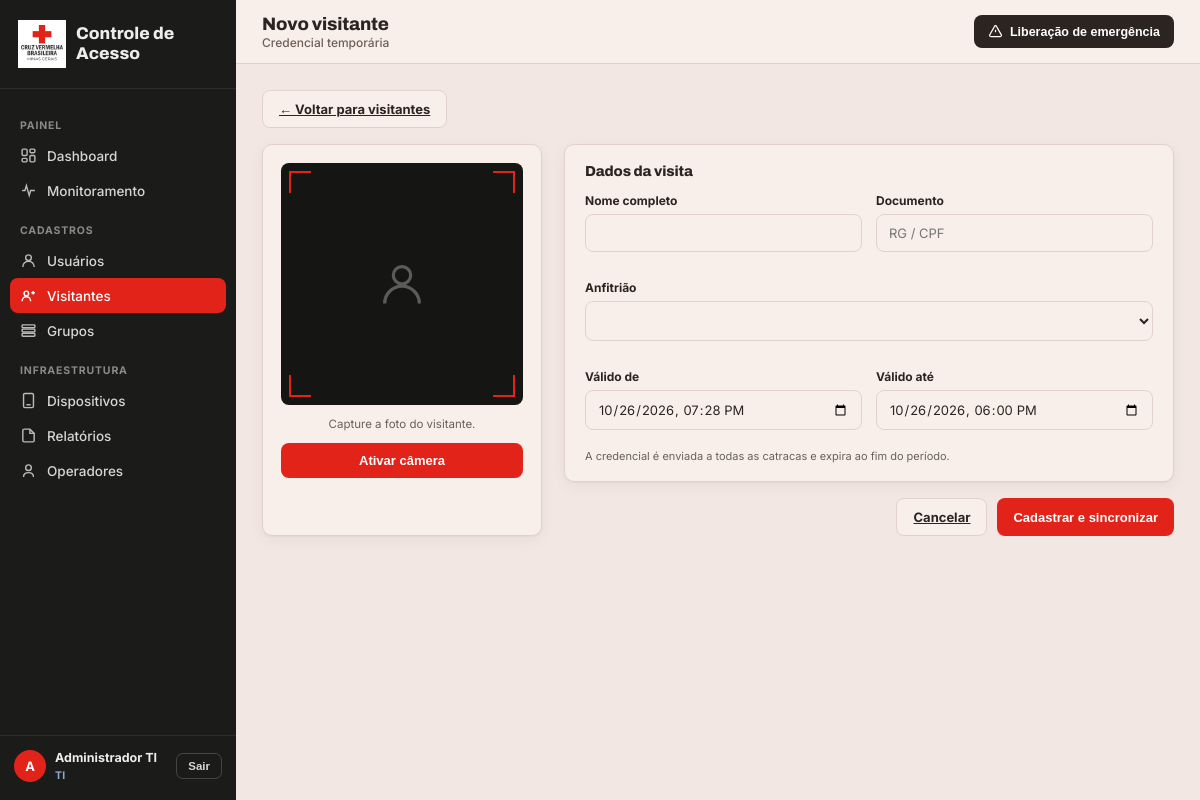
The app's page /visitantes/novo (signed in) with its own data.
### models.py (models this page shows, shortened)
class Operador(db.Model):
    __tablename__ = "operadores"
    id = db.Column(db.Integer, primary_key=True)
    login = db.Column(db.String(60), unique=True, nullable=False)
    nome = db.Column(db.String(120), nullable=False)
    perfil = db.Column(db.String(20), nullable=False, default="portaria")
    senha_hash = db.Column(db.String(255), nullable=False)
    ativo = db.Column(db.Boolean, nullable=False, default=True)
    trocar_senha = db.Column(db.Boolean, nullable=False, default=True)
    @property
    def eh_ti(self):
        return self.perfil == "ti"

### app.py (the view, shortened to what this page needs)
@app.route("/visitantes/novo", methods=["GET", "POST"])
@login_required
def visitante_novo():
    anfitrioes = Usuario.query.filter_by(status="ativo").order_by(Usuario.nome).all()
    agora_ = agora().replace(second=0, microsecond=0)
    return render_template("visitante_form.html", anfitrioes=anfitrioes, titulo="Novo visitante",
                           sub="Credencial temporária",
                           form={"valido_de": agora_.strftime("%Y-%m-%dT%H:%M"),
                                 "valido_ate": agora_.replace(hour=18, minute=0).strftime("%Y-%m-%dT%H:%M")})

### app.py (called while the page is built)
@app.before_request
def carregar_operador():
    g.op = None
    if session.get("op_id"):
        op = db.session.get(Operador, session["op_id"])
        if op and op.ativo:
            g.op = op
        else:
            session.clear()

@app.before_request
def csrf_protect():
    if "csrf" not in session:
        session["csrf"] = secrets.token_hex(16)
    if request.method == "POST":
        token = request.form.get("_csrf") or request.headers.get("X-CSRF")
        if not token or not secrets.compare_digest(token, session["csrf"]):
            abort(400, "Token CSRF inválido")

@app.before_request
def forcar_troca_senha():
    if g.op and g.op.trocar_senha and request.endpoint not in ("trocar_senha", "logout", "static"):
        return redirect(url_for("trocar_senha"))

@app.after_request
def security_headers(resp):
    resp.headers["X-Content-Type-Options"] = "nosniff"
    resp.headers["X-Frame-Options"] = "DENY"
    resp.headers["Referrer-Policy"] = "same-origin"
    resp.headers["Permissions-Policy"] = "camera=(self), microphone=(), geolocation=()"
    resp.headers["Content-Security-Policy"] = (
        "default-src 'self'; img-src 'self' data: blob:; media-src 'self' blob:; "
        "style-src 'self' 'unsafe-inline' https://fonts.googleapis.com; "
        "font-src https://fonts.gstatic.com; script-src 'self' 'unsafe-inline'; frame-ancestors 'none'")
    if config.HTTPS_ENABLED:
        resp.headers["Strict-Transport-Security"] = "max-age=31536000"
    return resp

def login_required(f):
    @wraps(f)
    def w(*a, **k):
        if not g.op:
            return redirect(url_for("login", next=request.path))
        return f(*a, **k)
    return w

@app.context_processor
def inject():
    return {"op": getattr(g, "op", None), "csrf": session.get("csrf", ""),
            "mock": config.DEVICE_DRIVER == "mock", "formatar_cpf": formatar_cpf}

### models.py (called while the page is built)
def agora():
    return datetime.now()

### templates/visitante_form.html (shortened to what this page needs)
{% extends 'base.html' %}
{% from '_macros.html' import webcam_js, nomes_js, visitantes_anteriores_js with context %}
{% block content %}
<div class="toolbar"><a class="btn secondary" href="{{ url_for('visitantes') }}">← Voltar para visitantes</a></div>
<form method="post">
<div class="form-wrap">
  <div class="cam-box">
    <div class="cam-frame" id="camFrame">
      <svg class="ph-icon" viewBox="0 0 24 24" fill="none" stroke="currentColor" stroke-width="1.5"><circle cx="12" cy="8" r="4"/><path d="M4 21c0-4.4 3.6-8 8-8s8 3.6 8 8"/></svg>
      <div class="corner tl"></div><div class="corner tr"></div><div class="corner bl"></div><div class="corner br"></div>
    </div>
    <div class="cam-hint" id="camHint">Capture a foto do visitante.</div>
    <button type="button" class="btn" id="camBtn" style="width:100%;justify-content:center">Ativar câmera</button>
  </div>
  <div>
    <div class="panel">
      <div class="panel-head"><h3>Dados da visita</h3></div>
      <div class="field-grid">
        <div class="field"><label>Nome completo</label><input name="nome" required value="{{ form.get('nome', '') }}"></div>
        <div class="field"><label>Documento</label><input name="documento" required value="{{ form.get('documento', '') }}" placeholder="RG / CPF"></div>
        <div class="field full"><label>Anfitrião</label>
          <select name="anfitriao_id" required>
          </select></div>
        <div class="field"><label>Válido de</label><input type="datetime-local" name="valido_de" required value="{{ form.get('valido_de', '') }}"></div>
        <div class="field"><label>Válido até</label><input type="datetime-local" name="valido_ate" required value="{{ form.get('valido_ate', '') }}"></div>
      </div>
      <div class="field-hint">A credencial é enviada a todas as catracas e expira ao fim do período.</div>
    </div>
    <footer class="form-actions">
      <a class="btn secondary" href="{{ url_for('visitantes') }}">Cancelar</a>
      <button class="btn">Cadastrar e sincronizar</button>
    </footer>
  </div>
</div>
</form>
{% endblock %}

### templates/base.html (shortened to what this page needs)
<!DOCTYPE html>
<html lang="pt-BR">
<head>
<link rel="stylesheet" href="{{ url_for('static', filename='style.css') }}">
</head>
<body>
{% macro nav(endpoint, label, icon, prefix=None) %}
  <a class="nav-item {{ 'active' if (request.path == url_for(endpoint) or (endpoint != 'home' and request.path.startswith(url_for(endpoint)))) else '' }}" href="{{ url_for(endpoint) }}">
    <svg viewBox="0 0 24 24" fill="none" stroke="currentColor" stroke-width="2">{{ icon|safe }}</svg><span>{{ label }}</span>
  </a>
{% endmacro %}
<aside class="sidebar">
  <div class="sidebar-brand">
    <img src="{{ url_for('static', filename='logo.webp') }}" alt="CVBMG">
    <div class="txt"><b>Controle de Acesso</b></div>
  </div>
  <nav>
    {% if op.eh_ti %}
    <div class="nav-label">Painel</div>
    {{ nav('home','Dashboard','<rect x="3" y="3" width="7" height="9" rx="1.5"/><rect x="14" y="3" width="7" height="5" rx="1.5"/><rect x="14" y="12" width="7" height="9" rx="1.5"/><rect x="3" y="16" width="7" height="5" rx="1.5"/>', '/__home') }}
    {{ nav('monitoramento','Monitoramento','<path d="M3 12h4l2-7 4 14 2-7h6"/>') }}
    {% endif %}
    <div class="nav-label">Cadastros</div>
    {{ nav('usuarios','Usuários','<circle cx="12" cy="8" r="4"/><path d="M4 21c0-4.4 3.6-8 8-8s8 3.6 8 8"/>') }}
    {{ nav('visitantes','Visitantes','<circle cx="9" cy="9" r="3.2"/><path d="M3 20c0-3.5 2.7-6.2 6-6.2s6 2.7 6 6.2"/><path d="M16 8h5M18.5 5.5v5"/>') }}
    {% if op.eh_ti %}
    {{ nav('grupos','Grupos','<rect x="3" y="4" width="18" height="4" rx="1"/><rect x="3" y="10" width="18" height="4" rx="1"/><rect x="3" y="16" width="18" height="4" rx="1"/>') }}
    <div class="nav-label">Infraestrutura</div>
    {{ nav('dispositivos','Dispositivos','<rect x="5" y="2" width="14" height="20" rx="2"/><path d="M9 18h6"/>') }}
    {% endif %}
    {{ nav('relatorios','Relatórios','<path d="M14 3H6a2 2 0 00-2 2v14a2 2 0 002 2h12a2 2 0 002-2V9z"/><path d="M14 3v6h6"/>') }}
    {% if op.eh_ti %}
    {{ nav('operadores','Operadores','<circle cx="12" cy="8" r="4"/><path d="M5 21c0-4 3-6 7-6s7 2 7 6"/>') }}
    {% endif %}
  </nav>
  <div class="sidebar-foot">
    <div class="op-avatar">{{ op.nome[:1]|upper }}</div>
    <div class="op-meta"><b>{{ op.nome }}</b><span>{{ 'TI' if op.eh_ti else 'PORTARIA' }}</span></div>
    <form method="post" action="{{ url_for('logout') }}"><input type="hidden" name="_csrf" value="{{ csrf }}"><button class="logout-btn">Sair</button></form>
  </div>
</aside>
<div class="main">
  <div class="topbar">
    <div><h1>{{ titulo }}</h1><div class="sub">{{ sub }}</div></div>
    {% if op.eh_ti %}
    <form method="post" action="{{ url_for('emergencia') }}" onsubmit="return confirm('Liberar TODAS as catracas agora?')">
      <button class="emergency-btn"><svg viewBox="0 0 24 24" fill="none" stroke="currentColor" stroke-width="2"><path d="M12 9v4M12 17h.01M10.3 3.9L2.7 17.5A1.8 1.8 0 004.3 20h15.4a1.8 1.8 0 001.6-2.6L13.7 3.9a1.8 1.8 0 00-3.4 0z"/></svg>Liberação de emergência</button>
    </form>
    {% endif %}
  </div>
  <div class="content">
    {% block content %}{% endblock %}
  </div>
</div>
</body>
</html>

### records on screen
Operador: nome "A", nome "Administrador TI", perfil "TI"

### other values on screen
{{ label }} "Dashboard Monitoramento Usuários Visitantes Grupos Dispositivos Relatórios Operadores"
{{ titulo }} "Novo visitante"
{{ sub }} "Credencial temporária"
